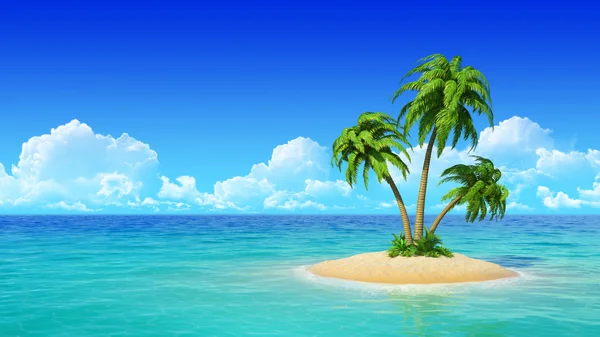
#> input picture Atividade/Implementação: Processamento Básico de Imagens/Imagem.jpg, 600 x 337 px
$ python 'Rotacionar Imagem.py'
#> lines starting #> are read from the running program, lines starting #| are printed output that depends on the picture
from PIL import Image
#Abre a imagem
img = Image.open("Imagem.jpg")
#> img is the input picture: PIL image 600x337 RGB; mean R, G, B 75.3, 158.2, 210.5

#Converte para cinza
gray_img = img.convert("L")
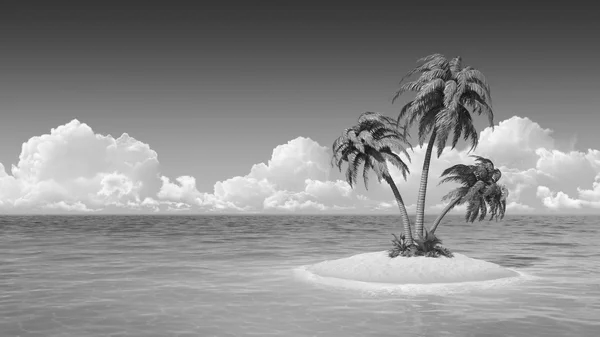
#> gray_img: PIL image 600x337 L; min 12, max 252, mean 139.4
#Angulo para rotacionar
angulo = 90
#Rotaciona a imagem e abre
gray_img.rotate(angulo).show()
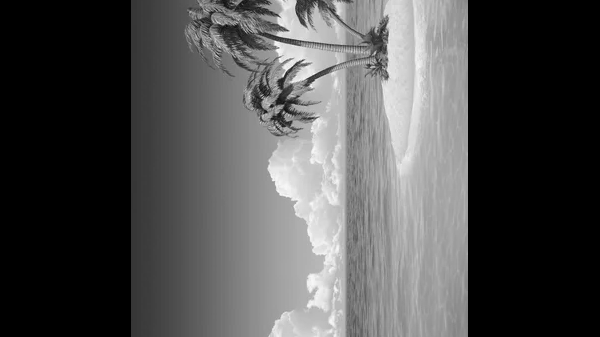
#> shown: PIL image 600x337 L; min 0, max 250, mean 78
